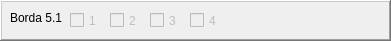
      <widget class="QFrame" name="frame_18">
       <property name="geometry">
        <rect>
         <x>458</x>
         <y>240</y>
         <width>391</width>
         <height>41</height>
        </rect>
       </property>
       <property name="frameShape">
        <enum>QFrame::WinPanel</enum>
       </property>
       <property name="frameShadow">
        <enum>QFrame::Raised</enum>
       </property>
       <widget class="QCheckBox" name="cb511">
        <property name="enabled">
         <bool>false</bool>
        </property>
        <property name="geometry">
         <rect>
          <x>70</x>
          <y>10</y>
          <width>41</width>
          <height>21</height>
         </rect>
        </property>
        <property name="text">
         <string>1</string>
        </property>
       </widget>
       <widget class="QCheckBox" name="cb512">
        <property name="enabled">
         <bool>false</bool>
        </property>
        <property name="geometry">
         <rect>
          <x>110</x>
          <y>10</y>
          <width>41</width>
          <height>21</height>
         </rect>
        </property>
        <property name="text">
         <string>2</string>
        </property>
       </widget>
       <widget class="QLabel" name="label_25">
        <property name="geometry">
         <rect>
          <x>10</x>
          <y>10</y>
          <width>58</width>
          <height>16</height>
         </rect>
        </property>
        <property name="text">
         <string>Borda 5.1</string>
        </property>
       </widget>
       <widget class="QCheckBox" name="cb513">
        <property name="enabled">
         <bool>false</bool>
        </property>
        <property name="geometry">
         <rect>
          <x>150</x>
          <y>10</y>
          <width>41</width>
          <height>21</height>
         </rect>
        </property>
        <property name="text">
         <string>3</string>
        </property>
       </widget>
       <widget class="QCheckBox" name="cb514">
        <property name="enabled">
         <bool>false</bool>
        </property>
        <property name="geometry">
         <rect>
          <x>190</x>
          <y>10</y>
          <width>41</width>
          <height>21</height>
         </rect>
        </property>
        <property name="text">
         <string>4</string>
        </property>
       </widget>
       <widget class="QFrame" name="frame_21">
        <property name="geometry">
         <rect>
          <x>460</x>
          <y>0</y>
          <width>391</width>
          <height>41</height>
         </rect>
        </property>
        <property name="frameShape">
         <enum>QFrame::WinPanel</enum>
        </property>
        <property name="frameShadow">
         <enum>QFrame::Raised</enum>
        </property>
        <widget class="QCheckBox" name="checkBox_161">
         <property name="geometry">
          <rect>
           <x>70</x>
           <y>10</y>
           <width>41</width>
           <height>21</height>
          </rect>
         </property>
         <property name="text">
          <string>1</string>
         </property>
        </widget>
        <widget class="QCheckBox" name="checkBox_162">
         <property name="geometry">
          <rect>
           <x>110</x>
           <y>10</y>
           <width>41</width>
           <height>21</height>
          </rect>
         </property>
         <property name="text">
          <string>2</string>
         </property>
        </widget>
        <widget class="QLabel" name="label_26">
         <property name="geometry">
          <rect>
           <x>10</x>
           <y>10</y>
           <width>58</width>
           <height>16</height>
          </rect>
         </property>
         <property name="text">
          <string>Borda 1.1</string>
         </property>
        </widget>
        <widget class="QCheckBox" name="checkBox_163">
         <property name="geometry">
          <rect>
           <x>150</x>
           <y>10</y>
           <width>41</width>
           <height>21</height>
          </rect>
         </property>
         <property name="text">
          <string>3</string>
         </property>
        </widget>
        <widget class="QCheckBox" name="checkBox_164">
         <property name="geometry">
          <rect>
           <x>190</x>
           <y>10</y>
           <width>41</width>
           <height>21</height>
          </rect>
         </property>
         <property name="text">
          <string>4</string>
         </property>
        </widget>
        <widget class="QCheckBox" name="checkBox_165">
         <property name="geometry">
          <rect>
           <x>230</x>
           <y>10</y>
           <width>41</width>
           <height>21</height>
          </rect>
         </property>
         <property name="text">
          <string>5</string>
         </property>
        </widget>
        <widget class="QCheckBox" name="checkBox_166">
         <property name="geometry">
          <rect>
           <x>270</x>
           <y>10</y>
           <width>41</width>
           <height>21</height>
          </rect>
         </property>
         <property name="text">
          <string>6</string>
         </property>
        </widget>
        <widget class="QCheckBox" name="checkBox_167">
         <property name="geometry">
          <rect>
           <x>310</x>
           <y>10</y>
           <width>41</width>
           <height>21</height>
          </rect>
         </property>
         <property name="text">
          <string>7</string>
         </property>
        </widget>
        <widget class="QCheckBox" name="checkBox_168">
         <property name="geometry">
          <rect>
           <x>350</x>
           <y>10</y>
           <width>41</width>
           <height>21</height>
          </rect>
         </property>
         <property name="text">
          <string>8</string>
         </property>
        </widget>
       </widget>
      </widget>
